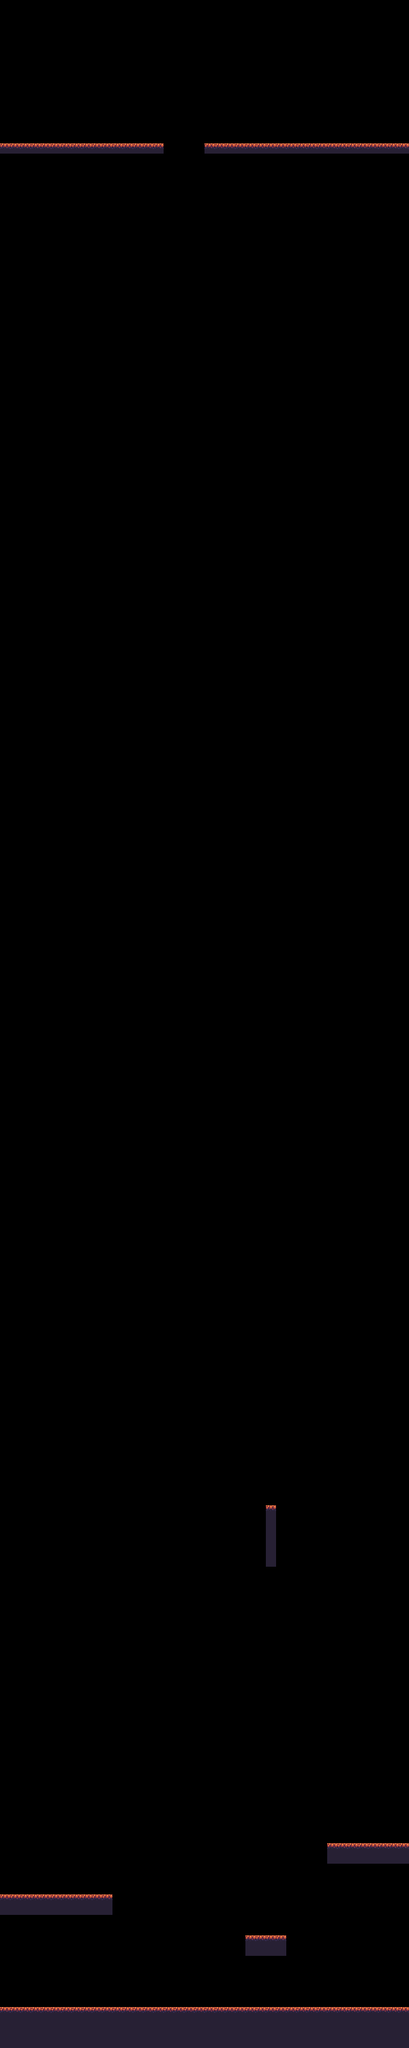

A level layout from a 2D game, rendered from its tile map. Below: a short description, then the map file with tile-grid data replaced by summaries:
An orthogonal 40x200 tile map with 16x16 px tiles, 2 tile layers (walls, background) and 4 objects (3x enemy, player).

<map version="1.0" tiledversion="2018.05.24" orientation="orthogonal" renderorder="right-down" width="40" height="200" tilewidth="16" tileheight="16" infinite="0" nextlayerid="4" nextobjectid="8">
 <tileset firstgid="1" name="tilesheet" tilewidth="16" tileheight="16" tilecount="136" columns="17">
  <image source="tilesheet.png" width="272" height="128" />
 </tileset>
 <layer id="1" name="walls" width="40" height="200">
  <data>[8000 cells, 248 non-empty, 2 distinct tile ids]</data>
 </layer>
 <layer id="2" name="background" width="40" height="200">
  <data>[8000 cells, 0 non-empty, 0 distinct tile ids]</data>
 </layer>
 <objectgroup id="3" name="entities">
  <object id="4" name="player" type="player" x="64.1262" y="3104.59">
   <point />
  </object>
  <object id="5" name="enemy" type="enemy" x="74.4453" y="2932.11">
   <point />
  </object>
  <object id="6" name="enemy" type="enemy" x="567.554" y="2856.93">
   <point />
  </object>
  <object id="7" name="enemy" type="enemy" x="168.055" y="3041.94">
   <point />
  </object>
 </objectgroup>
</map>
